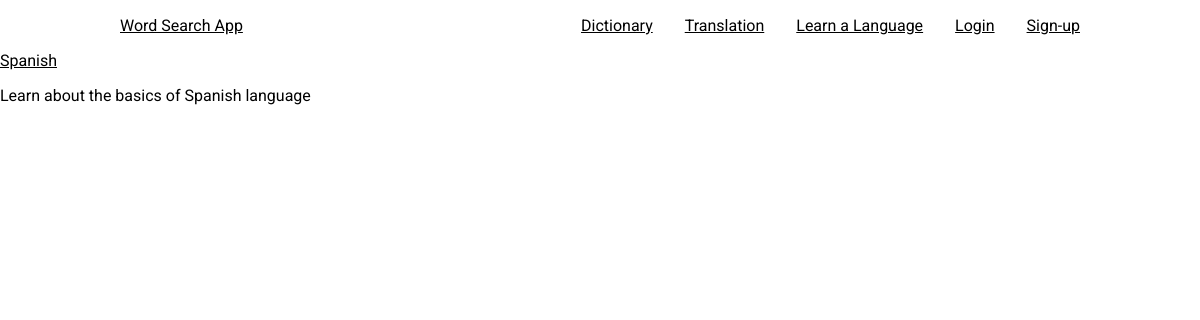
The app's page /curriculum/basic/ with its own data.
### curriculum/models.py (models this page shows, shortened)
class Subject(models.Model):
    subject_id = models.CharField(max_length=100, unique=True)
    name = models.CharField(max_length=100)
    slug = models.SlugField(null=True, blank=True)
    standard = models.ForeignKey(Standard, on_delete=models.CASCADE, related_name='subjects')
    image = models.CharField(max_length=500, blank=True)
    description = models.TextField(max_length=500,blank=True)

### curriculum/views.py (the view)
# urls.py: path('<slug:slug>/', views.SubjectListView.as_view(), name='subject_list'),
class SubjectListView(DetailView):
    context_object_name = 'standards'
    model = Standard
    template_name = 'curriculum/subject_list_view.html'

### curriculum/templates/curriculum/subject_list_view.html
{% extends 'Login/base.html' %}
{% block content %}
  <div class="subject_list_container">
    {%for subject in standards.subjects.all %}
      <div class="subject_list_block">
        <a href = "{% url 'curriculum:lesson_list' slug=subject.slug standard=standards.slug %}">
          {{subject.name}}
        </a>
        <p>{{subject.description|truncatechars:100}}</p>
      </div>
    {% endfor %}
  </div>
{% endblock%}

### Login/static/Login/css/master.css (style rules this page uses)
* { box-sizing: border-box; }
html { scroll-behavior: smooth; }
body { margin: 0; font-family: "Roboto", sans-serif; font-weight: 400; }
a { color: inherit; }

### records on screen
Subject: name "Spanish", description "Learn about the basics of Spanish language"
